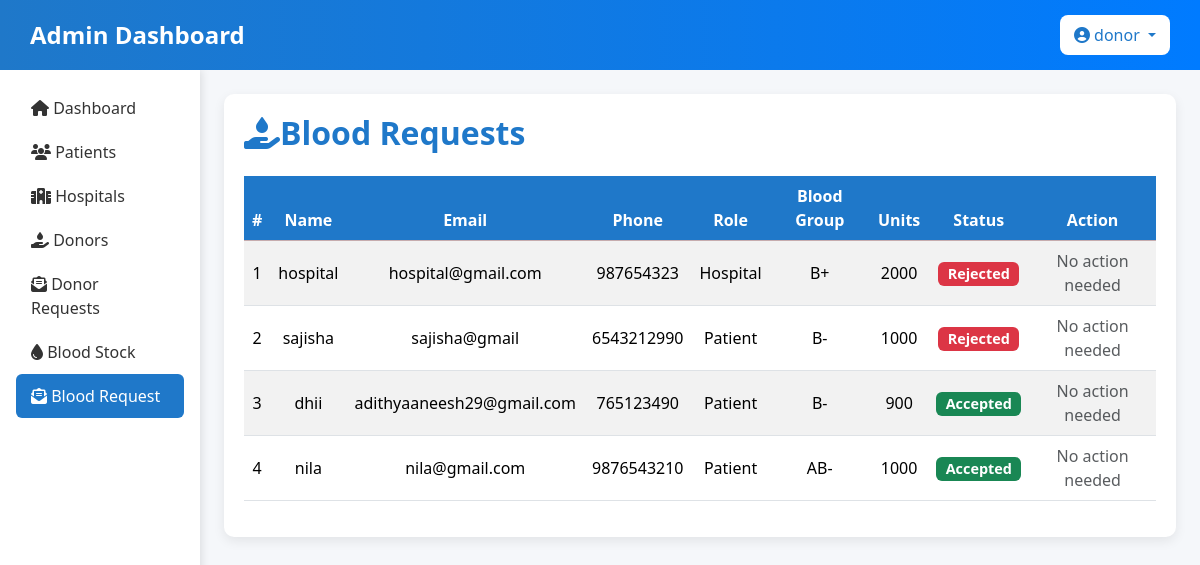
/admin_blood_request/ (signed in), run on the app's committed database.
### blood_bank_app/models.py (models this page shows, shortened)
class BloodRequest(models.Model):
    ROLE_CHOICES = [('Patient', 'Patient'), ('Hospital', 'Hospital')]
    user = models.ForeignKey(User, on_delete=models.CASCADE, null=True, blank=True)
    fname = models.CharField(max_length=100)
    email = models.EmailField()
    phonenum = models.CharField(max_length=15)
    age = models.PositiveIntegerField()
    reason = models.TextField()
    blood_group = models.CharField(max_length=5)
    units = models.PositiveIntegerField()
    gender = models.CharField(max_length=10)
    role = models.CharField(max_length=20, choices=ROLE_CHOICES, default='Patient')
    status = models.CharField(max_length=20, default='Pending')
    created_at = models.DateTimeField(auto_now_add=True)
    admin_message = models.TextField(blank=True, null=True)

### blood_bank_app/views.py (the view)
# urls.py: path('admin_blood_request/', views.admin_blood_request, name='admin_blood_request'),
@login_required
def admin_blood_request(request):
    requests_list = BloodRequest.objects.filter(role__in=['Patient', 'Hospital']).order_by('-created_at')
    return render(request, 'admin/admin_blood_request.html', {'requests': requests_list})

### blood_bank_app/templates/admin/admin_blood_request.html (shortened to what this page needs)
<!DOCTYPE html>
<html lang="en">
<head>
    <link rel="stylesheet" href="https://cdnjs.cloudflare.com/ajax/libs/font-awesome/6.4.2/css/all.min.css">
    <link href="https://cdn.jsdelivr.net/npm/bootstrap@5.3.3/dist/css/bootstrap.min.css" rel="stylesheet">
</head>
<body>
     <nav class="navbar d-flex justify-content-between align-items-center">
        <h1 class="text-white mb-0">Admin Dashboard</h1>
        <div class="dropdown">
            <button class="btn btn-light dropdown-toggle" type="button" id="adminDropdown" data-bs-toggle="dropdown" aria-expanded="false">
                <i class="fa-solid fa-user-circle"></i> {{ request.user.username }}
            </button>
        </div>
    </nav>
    <div class="container-fluid">
        <div class="row">
            <div class="col-md-2 p-3 sidebar">
                <nav class="nav flex-column">
                    <a class="nav-link" href="{% url 'dashboard' %}">
                        <i class="fa-solid fa-home"></i> Dashboard
                    </a>
                    <a class="nav-link" href="{% url 'admin_patients' %}">
                        <i class="fa-solid fa-users"></i> Patients
                    </a>
                    <a class="nav-link" href="{% url 'admin_hospitals' %}">
                        <i class="fa-solid fa-hospital"></i> Hospitals
                    </a>
                    <a class="nav-link" href="{% url 'admin_donors_list' %}">
                        <i class="fa-solid fa-hand-holding-droplet"></i> Donors
                    </a>
                    <a class="nav-link" href="{% url 'admin_donors' %}">
                        <i class="fa-solid fa-envelope-open-text"></i> Donor Requests
                    </a>
                    <a class="nav-link" href="{% url 'blood_stock_list' %}">
                        <i class="fa-solid fa-droplet"></i> Blood Stock
                    </a>
                    <a class="nav-link active" href="{% url 'admin_blood_request' %}">
                        <i class="fa-solid fa-envelope-open-text"></i> Blood Request
                    </a>
                </nav>
            </div>
            <div class="col-md-10 p-4">
                <div class="card-dashboard">
                    <div class="d-flex justify-content-between align-items-center mb-4">
                        <h2 class="mb-0"><i class="fa-solid fa-hand-holding-droplet"></i>Blood Requests</h2>
                    </div>
                    <div class="table-responsive">
                       <table class="table table-striped">
                            <thead class="table-danger">
                                <tr>
                                <th>#</th>
                                <th>Name</th>
                                <th>Email</th>
                                <th>Phone</th>
                                <th>Role</th>
                                <th>Blood Group</th>
                                <th>Units</th>
                                <th>Status</th>
                                <th>Action</th>
                                </tr>
                            </thead>
                            <tbody>
                                {% for req in requests %}
                                <tr>
                                <td>{{ forloop.counter }}</td>
                                <td>{{ req.fname }}</td>
                                <td>{{ req.email }}</td>
                                <td>{{ req.phonenum }}</td>
                                <td>{{ req.role }}</td>
                                <td>{{ req.blood_group }}</td>
                                <td>{{ req.units }}</td>
                                <td>
                                    {% if req.status == 'Accepted' %}
                                    <span class="badge bg-success">Accepted</span>
                                    {% elif req.status == 'Rejected' %}
                                    <span class="badge bg-danger">Rejected</span>
                                    {% else %}
                                    <span class="badge bg-warning text-dark">Pending</span>
                                    {% endif %}
                                </td>
                                <td>
                                    {% if req.status == 'Pending' %}
                                        <a href="{% url 'approve_request' req.id %}" class="btn btn-success btn-sm">Accept</a>
                                        <a href="{% url 'reject_request' req.id %}" class="btn btn-danger btn-sm">Reject</a>
                                    {% else %}
                                        <span class="text-muted">No action needed</span>
                                    {% endif %}
                                </td>
                                </tr>
                                {% empty %}
                                <tr><td colspan="9" class="text-center text-muted">No requests found</td></tr>
                                {% endfor %}
                            </tbody>
                        </table>
                    </div>
                </div>
            </div>
        </div>
    </div>
</body>
</html>

### blood_bank_app/templates/admin/admin_blood_request.html (style rules this page uses)
body { background-color: #f5f7fa; font-family: 'Segoe UI', Tahoma, Geneva, Verdana, sans-serif; }
.navbar { background: linear-gradient(90deg, #1F78C9, #007BFF); padding: 15px 30px; }
.navbar h1 { font-size: 24px; font-weight: 600; }
.dropdown .btn { background-color: #fff; color: #1F78C9; font-weight: 500; border: none; border-radius: 8px; padding: 8px 14px; }
.sidebar { min-height: 100vh; background: #fff; box-shadow: 2px 0 8px rgba(0,0,0,0.1); }
.sidebar .nav-link { color: #333; font-weight: 500; padding: 10px 15px; }
.sidebar .nav-link.active { background-color: #1F78C9; color: #fff; border-radius: 6px; }
.card-dashboard { background: #fff; border-radius: 10px; box-shadow: 0 4px 12px rgba(0,0,0,0.08); padding: 20px; }
h2 { color: #1F78C9; font-weight: 600; }
.table th { background-color: #1F78C9; color: white; text-align: center; }
.table td { text-align: center; vertical-align: middle; }
.badge { font-size: 0.9rem; }

### data on the page
BloodRequest: fname "hospital", email "hospital@gmail.com", phonenum "987654323", role "Hospital", blood_group "B+", units "2000", status "Rejected"
BloodRequest: fname "sajisha", email "sajisha@gmail", phonenum "6543212990", role "Patient", blood_group "B-", units "1000", status "Rejected"
BloodRequest: fname "dhii", email "adithyaaneesh29@gmail.com", phonenum "765123490", role "Patient", blood_group "B-", units "900", status "Accepted"
BloodRequest: fname "nila", email "nila@gmail.com", phonenum "9876543210", role "Patient", blood_group "AB-", units "1000", status "Accepted"

### other printed values
{{ request.user.username }} "donor"
